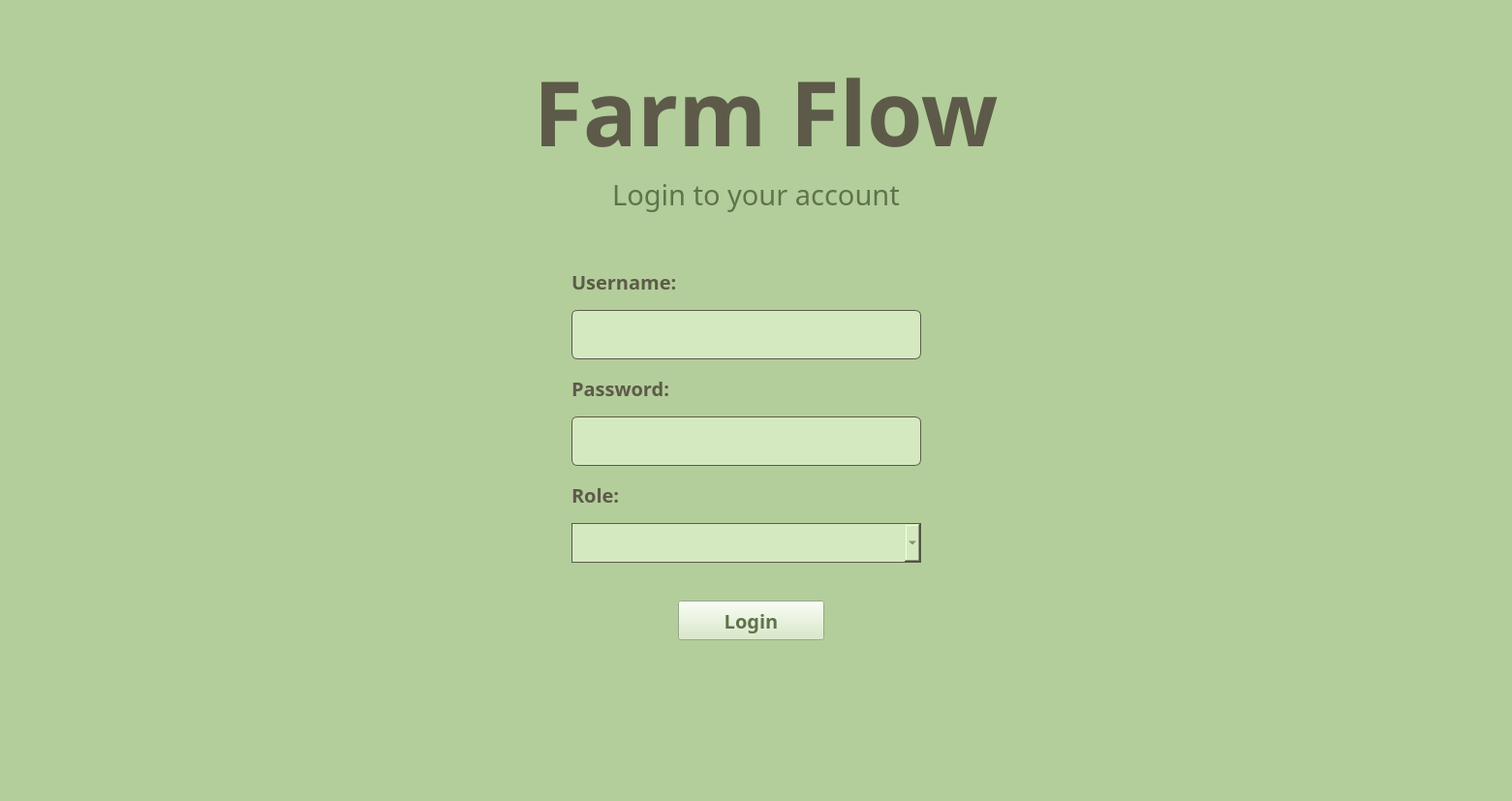
<?xml version="1.0" encoding="UTF-8"?>
<ui version="4.0">
 <class>LoginWindow</class>
 <widget class="QMainWindow" name="LoginWindow">
  <property name="enabled">
   <bool>true</bool>
  </property>
  <property name="geometry">
   <rect>
    <x>0</x>
    <y>0</y>
    <width>1561</width>
    <height>827</height>
   </rect>
  </property>
  <property name="font">
   <font>
    <family>PMingLiU-ExtB</family>
   </font>
  </property>
  <property name="windowTitle">
   <string>FarmFlow: Login</string>
  </property>
  <property name="autoFillBackground">
   <bool>false</bool>
  </property>
  <property name="styleSheet">
   <string notr="true">background-color: #b3ce9a</string>
  </property>
  <widget class="QWidget" name="centralwidget">
   <widget class="QLabel" name="label">
    <property name="geometry">
     <rect>
      <x>480</x>
      <y>50</y>
      <width>621</width>
      <height>130</height>
     </rect>
    </property>
    <property name="minimumSize">
     <size>
      <width>390</width>
      <height>130</height>
     </size>
    </property>
    <property name="font">
     <font>
      <family>Papyrus</family>
      <pointsize>70</pointsize>
      <weight>75</weight>
      <bold>true</bold>
     </font>
    </property>
    <property name="styleSheet">
     <string notr="true">color: #5D5A4A;</string>
    </property>
    <property name="lineWidth">
     <number>11</number>
    </property>
    <property name="text">
     <string>Farm Flow</string>
    </property>
    <property name="textFormat">
     <enum>Qt::AutoText</enum>
    </property>
    <property name="scaledContents">
     <bool>true</bool>
    </property>
    <property name="alignment">
     <set>Qt::AlignCenter</set>
    </property>
   </widget>
   <widget class="QLabel" name="subtitlelabel">
    <property name="geometry">
     <rect>
      <x>570</x>
      <y>180</y>
      <width>421</width>
      <height>41</height>
     </rect>
    </property>
    <property name="font">
     <font>
      <family>Poor Richard</family>
      <pointsize>22</pointsize>
     </font>
    </property>
    <property name="styleSheet">
     <string notr="true">color: #5f734c;</string>
    </property>
    <property name="text">
     <string>Login to your account</string>
    </property>
    <property name="alignment">
     <set>Qt::AlignCenter</set>
    </property>
   </widget>
   <widget class="QLabel" name="usernamelabel">
    <property name="geometry">
     <rect>
      <x>590</x>
      <y>280</y>
      <width>121</width>
      <height>21</height>
     </rect>
    </property>
    <property name="font">
     <font>
      <family>Poor Richard</family>
      <pointsize>15</pointsize>
      <weight>75</weight>
      <bold>true</bold>
     </font>
    </property>
    <property name="styleSheet">
     <string notr="true">color: #5D5A4A;</string>
    </property>
    <property name="text">
     <string>Username:</string>
    </property>
   </widget>
   <widget class="QLabel" name="passwordlabel">
    <property name="geometry">
     <rect>
      <x>590</x>
      <y>390</y>
      <width>111</width>
      <height>21</height>
     </rect>
    </property>
    <property name="font">
     <font>
      <family>Poor Richard</family>
      <pointsize>15</pointsize>
      <weight>75</weight>
      <bold>true</bold>
     </font>
    </property>
    <property name="styleSheet">
     <string notr="true">color: #5D5A4A;
</string>
    </property>
    <property name="text">
     <string>Password:</string>
    </property>
   </widget>
   <widget class="QLabel" name="rolelabel">
    <property name="geometry">
     <rect>
      <x>590</x>
      <y>500</y>
      <width>71</width>
      <height>21</height>
     </rect>
    </property>
    <property name="font">
     <font>
      <family>Poor Richard</family>
      <pointsize>15</pointsize>
      <weight>75</weight>
      <bold>true</bold>
     </font>
    </property>
    <property name="styleSheet">
     <string notr="true">color: #5D5A4A;</string>
    </property>
    <property name="text">
     <string>Role:</string>
    </property>
   </widget>
   <widget class="QLineEdit" name="usernamelineEdit">
    <property name="geometry">
     <rect>
      <x>590</x>
      <y>320</y>
      <width>361</width>
      <height>51</height>
     </rect>
    </property>
    <property name="font">
     <font>
      <family>Poor Richard</family>
      <pointsize>15</pointsize>
     </font>
    </property>
    <property name="styleSheet">
     <string notr="true">QLineEdit {
    background-color: #d5e9c1;
    color: #1E2E24;
    border: 1px solid #5D5A4A;
    border-radius: 6px;
    padding: 6px;
}

QLineEdit:focus {
    border: 2px solid #5D5A4A;
}</string>
    </property>
   </widget>
   <widget class="QLineEdit" name="passwordlineEdit">
    <property name="geometry">
     <rect>
      <x>590</x>
      <y>430</y>
      <width>361</width>
      <height>51</height>
     </rect>
    </property>
    <property name="font">
     <font>
      <family>Poor Richard</family>
      <pointsize>15</pointsize>
     </font>
    </property>
    <property name="styleSheet">
     <string notr="true">QLineEdit {
    background-color: #d5e9c1;
    color: #1E2E24;
    border: 1px solid #5D5A4A;
    border-radius: 6px;
    padding: 6px;
}

QLineEdit:focus {
    border: 2px solid #4F8A5B;
}</string>
    </property>
   </widget>
   <widget class="QComboBox" name="comboBox">
    <property name="geometry">
     <rect>
      <x>590</x>
      <y>540</y>
      <width>361</width>
      <height>41</height>
     </rect>
    </property>
    <property name="font">
     <font>
      <family>Footlight MT Light</family>
      <pointsize>13</pointsize>
      <kerning>true</kerning>
     </font>
    </property>
    <property name="styleSheet">
     <string notr="true">color:#5D5A4A;
background-color: #d5e9c1;
border: 1px solid #5D5A4A;</string>
    </property>
    <property name="currentText">
     <string/>
    </property>
   </widget>
   <widget class="QPushButton" name="loginButton">
    <property name="geometry">
     <rect>
      <x>700</x>
      <y>620</y>
      <width>151</width>
      <height>41</height>
     </rect>
    </property>
    <property name="font">
     <font>
      <family>Poor Richard</family>
      <pointsize>15</pointsize>
      <weight>75</weight>
      <bold>true</bold>
     </font>
    </property>
    <property name="styleSheet">
     <string notr="true">color:#5f734c;
background-color: #d5e9c1;</string>
    </property>
    <property name="text">
     <string>Login</string>
    </property>
   </widget>
   <widget class="QLabel" name="label_4">
    <property name="geometry">
     <rect>
      <x>-60</x>
      <y>370</y>
      <width>1601</width>
      <height>441</height>
     </rect>
    </property>
    <property name="text">
     <string/>
    </property>
    <property name="pixmap">
     <pixmap>sticker4.png</pixmap>
    </property>
    <property name="scaledContents">
     <bool>true</bool>
    </property>
   </widget>
   <zorder>label_4</zorder>
   <zorder>label</zorder>
   <zorder>subtitlelabel</zorder>
   <zorder>usernamelabel</zorder>
   <zorder>passwordlabel</zorder>
   <zorder>rolelabel</zorder>
   <zorder>usernamelineEdit</zorder>
   <zorder>passwordlineEdit</zorder>
   <zorder>comboBox</zorder>
   <zorder>loginButton</zorder>
  </widget>
  <widget class="QMenuBar" name="menubar">
   <property name="geometry">
    <rect>
     <x>0</x>
     <y>0</y>
     <width>1561</width>
     <height>26</height>
    </rect>
   </property>
  </widget>
  <widget class="QStatusBar" name="statusbar"/>
 </widget>
 <resources/>
 <connections/>
</ui>
